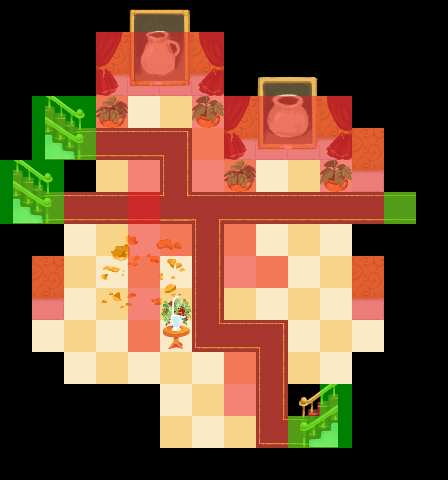

This is a level from a 2D game, rendered from its Tiled map with the project's own tilesets. A one-line summary and the map file follow, with tile-layer data summarised:
An orthogonal 14x15 tile map with 32x32 px tiles, 7 tile layers (backgroundLayer, blockedLayer, detailLayer1, transBlockedLayer, ...) and 31 objects.

<map version="1.0" orientation="orthogonal" renderorder="right-down" width="14" height="15" tilewidth="32" tileheight="32" nextobjectid="238">
 <tileset firstgid="1" name="tiles-lvl3-1-32x32" tilewidth="32" tileheight="32">
  <image source="../img/tiles-lvl3-1-32x32.png" width="256" height="256" />
 </tileset>
 <layer name="backgroundLayer" width="14" height="15">
  <data>[210 cells, 111 non-empty, 11 distinct tile ids]</data>
 </layer>
 <layer name="blockedLayer" width="14" height="15">
  <data>[210 cells, 95 non-empty, 1 distinct tile ids]</data>
 </layer>
 <layer name="detailLayer1" width="14" height="15">
  <data>[210 cells, 46 non-empty, 36 distinct tile ids]</data>
 </layer>
 <layer name="transBlockedLayer" width="14" height="15">
  <data>[210 cells, 40 non-empty, 1 distinct tile ids]</data>
 </layer>
 <objectgroup name="objectsLayer">
  <object id="179" gid="37" x="32" y="352" width="32" height="32">
   <properties>
    <property name="type" value="pot3" />
   </properties>
  </object>
  <object id="181" gid="37" x="96" y="384" width="32" height="32">
   <properties>
    <property name="type" value="pot3" />
   </properties>
  </object>
  <object id="182" gid="37" x="128" y="384" width="32" height="32">
   <properties>
    <property name="type" value="pot3" />
   </properties>
  </object>
  <object id="183" gid="37" x="160" y="448" width="32" height="32">
   <properties>
    <property name="type" value="pot3" />
   </properties>
  </object>
  <object id="185" gid="37" x="160" y="416" width="32" height="32">
   <properties>
    <property name="type" value="pot3" />
   </properties>
  </object>
  <object id="186" gid="37" x="352" y="352" width="32" height="32">
   <properties>
    <property name="type" value="pot3" />
   </properties>
  </object>
  <object id="188" gid="37" x="96" y="192" width="32" height="32">
   <properties>
    <property name="type" value="pot3" />
   </properties>
  </object>
  <object id="189" gid="37" x="128" y="192" width="32" height="32">
   <properties>
    <property name="type" value="pot3" />
   </properties>
  </object>
  <object id="191" gid="37" x="128" y="128" width="32" height="32">
   <properties>
    <property name="type" value="pot3" />
   </properties>
  </object>
  <object id="192" gid="37" x="160" y="128" width="32" height="32">
   <properties>
    <property name="type" value="pot3" />
   </properties>
  </object>
  <object id="193" gid="37" x="256" y="192" width="32" height="32">
   <properties>
    <property name="type" value="pot3" />
   </properties>
  </object>
  <object id="194" gid="37" x="288" y="192" width="32" height="32">
   <properties>
    <property name="type" value="pot3" />
   </properties>
  </object>
  <object id="196" gid="63" x="96" y="160" width="32" height="32">
   <properties>
    <property name="type" value="playerStart" />
   </properties>
  </object>
  <object id="200" gid="37" x="320" y="320" width="32" height="32">
   <properties>
    <property name="type" value="pot3" />
   </properties>
  </object>
  <object id="201" gid="37" x="320" y="352" width="32" height="32">
   <properties>
    <property name="type" value="pot3" />
   </properties>
  </object>
  <object id="202" gid="37" x="320" y="384" width="32" height="32">
   <properties>
    <property name="type" value="pot3" />
   </properties>
  </object>
  <object id="203" gid="37" x="288" y="384" width="32" height="32">
   <properties>
    <property name="type" value="pot3" />
   </properties>
  </object>
  <object id="206" gid="37" x="320" y="288" width="32" height="32">
   <properties>
    <property name="type" value="pot3" />
   </properties>
  </object>
  <object id="207" gid="37" x="64" y="352" width="32" height="32">
   <properties>
    <property name="type" value="pot3" />
   </properties>
  </object>
  <object id="208" gid="37" x="64" y="384" width="32" height="32">
   <properties>
    <property name="type" value="pot3" />
   </properties>
  </object>
  <object id="217" gid="19" x="96" y="384" width="32" height="32">
   <properties>
    <property name="type" value="item" />
   </properties>
  </object>
  <object id="218" gid="19" x="32" y="352" width="32" height="32">
   <properties>
    <property name="type" value="item" />
   </properties>
  </object>
  <object id="220" gid="19" x="160" y="448" width="32" height="32">
   <properties>
    <property name="type" value="item" />
   </properties>
  </object>
  <object id="221" gid="19" x="320" y="352" width="32" height="32">
   <properties>
    <property name="type" value="item" />
   </properties>
  </object>
  <object id="222" gid="19" x="352" y="352" width="32" height="32">
   <properties>
    <property name="type" value="item" />
   </properties>
  </object>
  <object id="223" gid="19" x="320" y="288" width="32" height="32">
   <properties>
    <property name="type" value="item" />
   </properties>
  </object>
  <object id="224" gid="19" x="288" y="192" width="32" height="32">
   <properties>
    <property name="type" value="item" />
   </properties>
  </object>
  <object id="225" gid="19" x="160" y="128" width="32" height="32">
   <properties>
    <property name="type" value="item" />
   </properties>
  </object>
  <object id="234" gid="19" x="96" y="192" width="32" height="32">
   <properties>
    <property name="type" value="item" />
   </properties>
  </object>
  <object id="235" gid="63" x="160" y="288" width="32" height="32">
   <properties>
    <property name="type" value="npcStart1" />
   </properties>
  </object>
  <object id="237" gid="20" x="256" y="224" width="32" height="32">
   <properties>
    <property name="type" value="statueStart" />
   </properties>
  </object>
 </objectgroup>
 <layer name="detailLayer3_overChar" width="14" height="15">
  <data>[210 cells, 1 non-empty, 1 distinct tile ids]</data>
 </layer>
 <layer name="triggerLayer" width="14" height="15">
  <data>[210 cells, 0 non-empty, 0 distinct tile ids]</data>
 </layer>
 <layer name="levelExitLayer" width="14" height="15">
  <data>[210 cells, 12 non-empty, 1 distinct tile ids]</data>
 </layer>
</map>
